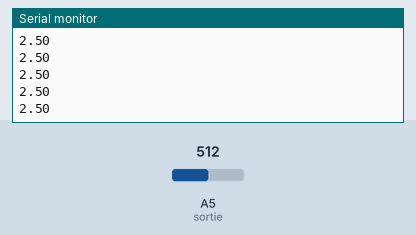
The sketch below on a simulated Arduino Uno, built with avr-gcc and run on an emulated ATmega328P. Parts: the last lines printed to the serial monitor. The inputs (shaded band) are chosen by the test bench; at power-on: A5 (sortie) = 512.

Above: at 1.2 s.
1.3 s: A5 (sortie) set to 716
At 1.33 s:
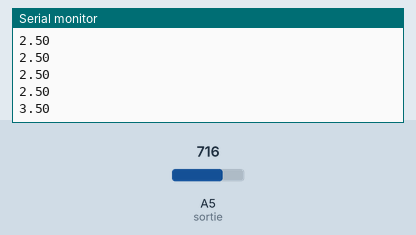
2.8 s: A5 (sortie) set to 900
At 2.84 s:
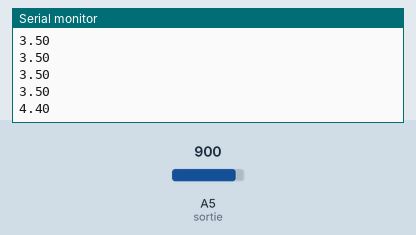
Timing chart, 0 to 5.8 s (numbered marks = the images above; inputs shaded):
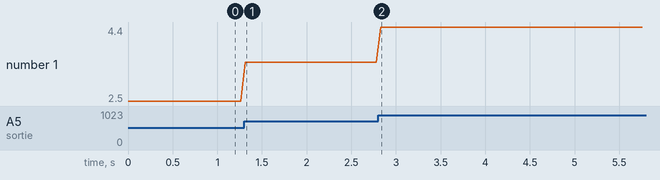

The sketch:

Testpotentiometre.ino
```cpp
int sortie=5;
void setup() {
  Serial.begin(9600);
}

void loop() {
  Serial.println(float(analogRead(sortie)*5)/1023);

  delay(50);
}
```

Measured:
- after the input at 1.3 s, the serial monitor: prints a new line at once (image 1)
- after the input at 2.8 s, the serial monitor: prints a new line at once (image 2)
- plotted number 1: 2.5 → 3.5 after the input at 1.3 s, 3.5 → 4.4 after the input at 2.8 s
